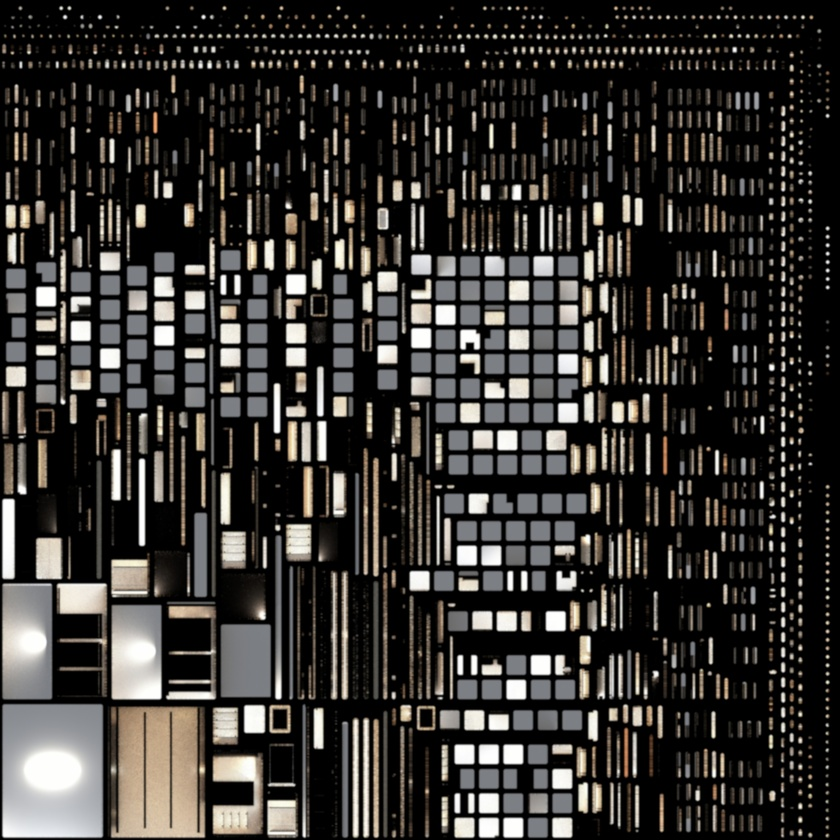
#> input picture demos/anqa-showroom-v10/assets/architecture-irradiance.jpg, 840 x 840 px, shrunk from 3072 x 3072 before the run
$ python smooth_irradiance.py
#> lines starting #> are read from the running program, lines starting #| are printed output that depends on the picture
# Smooth residual Monte Carlo variance in irradiance only; PBR textures remain untouched.
from pathlib import Path
from PIL import Image
import numpy as np
r=Path(__file__).resolve().parents[1];p=r/'assets/architecture-irradiance.jpg'
x=np.asarray(Image.open(p)).astype('float32')/255
x=np.where(x<=.04045,x/12.92,((x+.055)/1.055)**2.4)
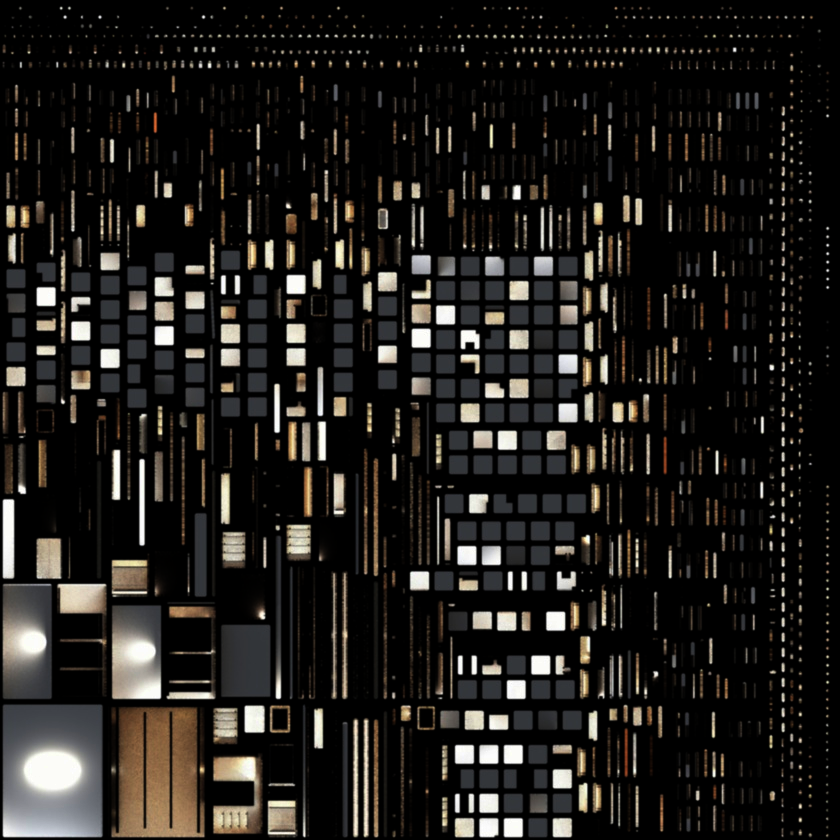
#> x: shape (840, 840, 3) float32; mean R, G, B 0.128, 0.119, 0.108
sigma=2.25;radius=7;k=np.exp(-np.arange(-radius,radius+1,dtype='float32')**2/(2*sigma*sigma));k/=k.sum()
for axis in [0,1]:
 pad=[(0,0),(0,0),(0,0)];pad[axis]=(radius,radius);source=np.pad(x,pad,mode='edge');out=np.zeros_like(x)
 for i,w in enumerate(k):
  sl=[slice(None)]*3;sl[axis]=slice(i,i+x.shape[axis]);out+=source[tuple(sl)]*w
 x=out
#> this loop made 2 passes
#> pass 1, `source = np.pad(x, pad, mode='edge')`:
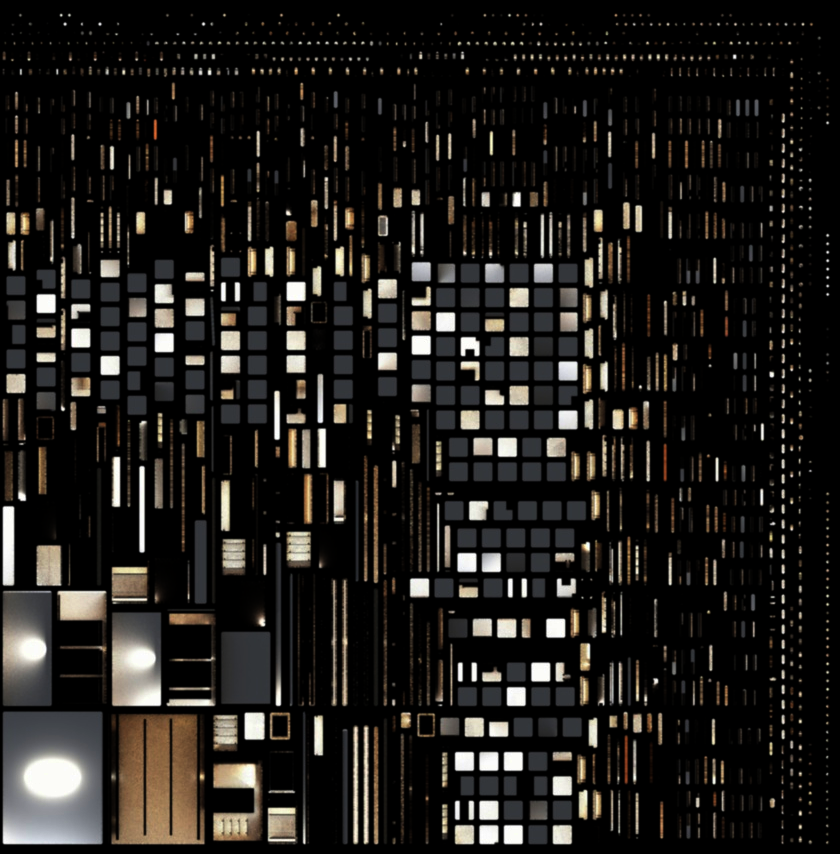
#> source: shape (854, 840, 3) float32; mean R, G, B 0.126, 0.117, 0.106
#> after the loop:
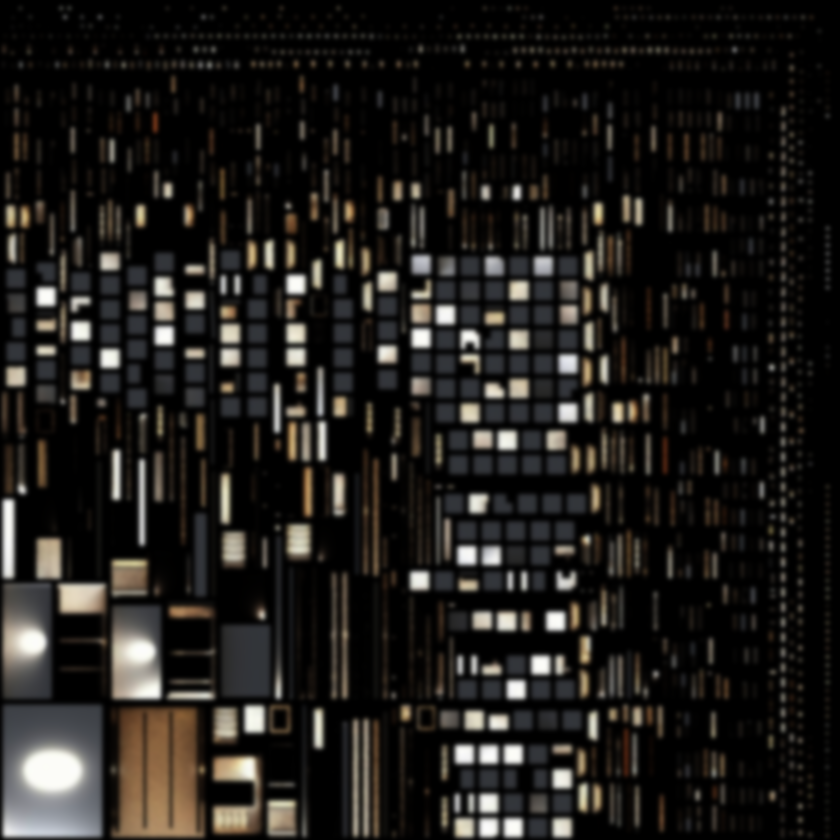
#> out: shape (840, 840, 3) float32; mean R, G, B 0.128, 0.119, 0.108
x=np.where(x<=.0031308,x*12.92,1.055*np.maximum(x,0)**(1/2.4)-.055)
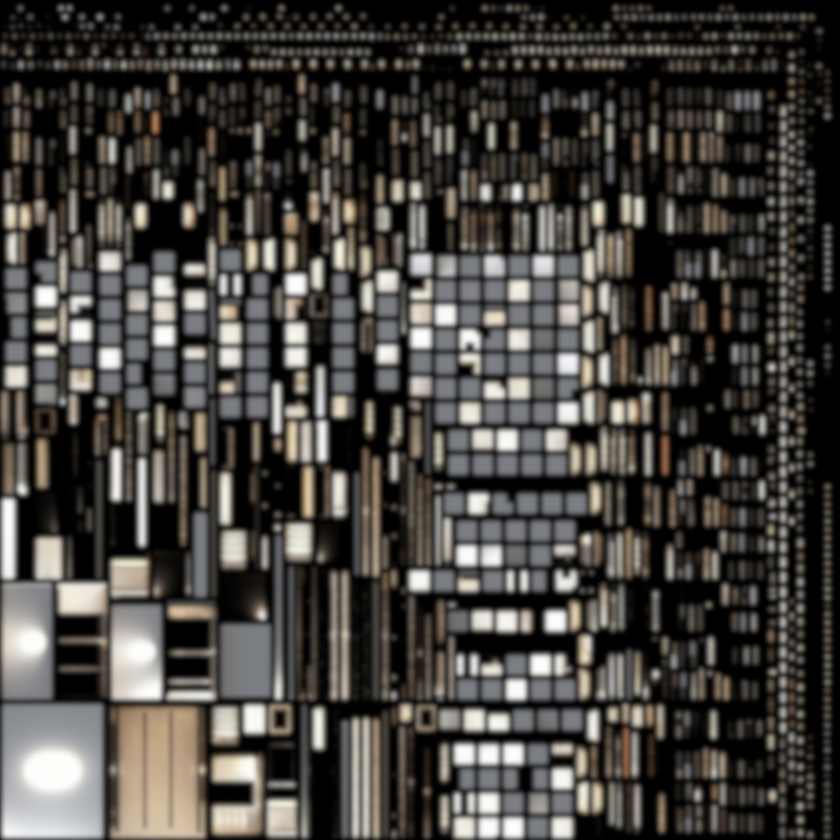
#> x: shape (840, 840, 3) float32; mean R, G, B 0.28, 0.268, 0.253
Image.fromarray(np.uint8(np.clip(x,0,1)*255)).save(p,quality=96)
print('Residual irradiance variance smoothed in linear space; material textures unchanged')
